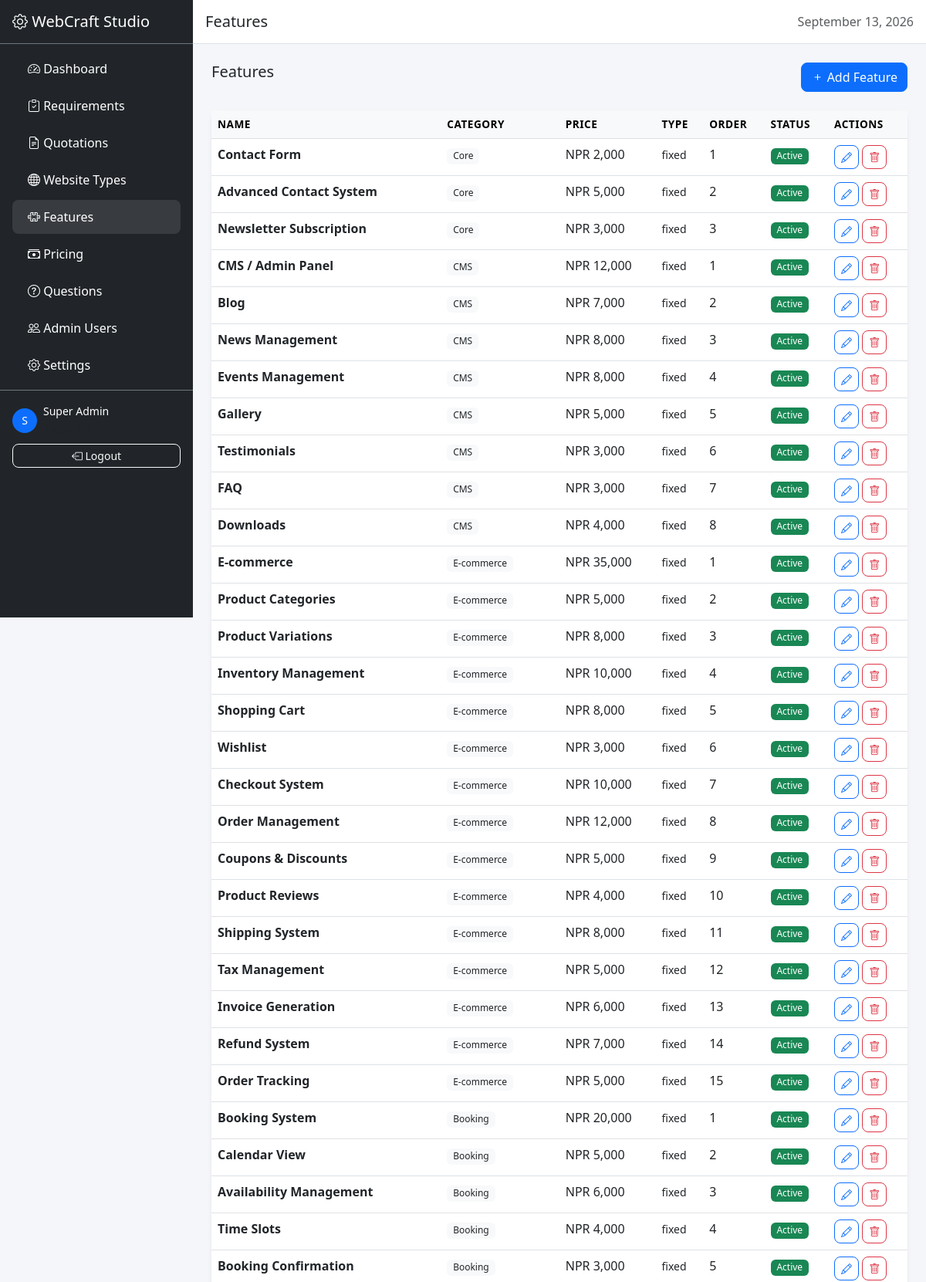
Screenshot of /admin/features.php (signed in, upper part) with the database file from the repository.
### tables this page shows
CREATE TABLE `features` (
    `id` INT UNSIGNED AUTO_INCREMENT PRIMARY KEY,
    `category_id` INT UNSIGNED NOT NULL,
    `name` VARCHAR(150) NOT NULL,
    `slug` VARCHAR(150) NOT NULL,
    `description` TEXT,
    `price` DECIMAL(12,2) DEFAULT 0.00,
    `pricing_type` ENUM('fixed','per_page','per_product','per_language','per_user_role','percentage','custom') DEFAULT 'fixed',
    `is_active` TINYINT(1) DEFAULT 1,
    `display_order` INT DEFAULT 0,
    `created_at` TIMESTAMP DEFAULT CURRENT_TIMESTAMP,
    `updated_at` TIMESTAMP DEFAULT CURRENT_TIMESTAMP ON UPDATE CURRENT_TIMESTAMP,
    UNIQUE KEY `uk_feature_slug` (`slug`),
    FOREIGN KEY (`category_id`) REFERENCES `feature_categories`(`id`)
);

CREATE TABLE `feature_categories` (
    `id` INT UNSIGNED AUTO_INCREMENT PRIMARY KEY,
    `name` VARCHAR(100) NOT NULL,
    `slug` VARCHAR(100) NOT NULL UNIQUE,
    `icon` VARCHAR(50),
    `display_order` INT DEFAULT 0,
    `is_active` TINYINT(1) DEFAULT 1,
    `created_at` TIMESTAMP DEFAULT CURRENT_TIMESTAMP
);

### includes/functions.php (called while the page is built, shortened)
<?php
require_once __DIR__ . '/../config/database.php';
function isLoggedIn() {
    return isset($_SESSION['admin_id']) && $_SESSION['admin_id'] > 0;
}
function getAdmin() {
    return db()->fetch("SELECT a.*, r.name as role_name, r.permissions FROM admins a JOIN admin_roles r ON a.role_id = r.id WHERE a.id = ?", [$_SESSION['admin_id']]);
}
function hasPermission($permission) {
    $admin = getAdmin();
    $perms = json_decode($admin['permissions'], true);
    if (isset($perms['all']) && $perms['all']) return true;
    return isset($perms[$permission]) && $perms[$permission];
}
function formatCurrency($amount) {
    $symbol = 'NPR';
    return $symbol . ' ' . number_format($amount, 0);
}

### config/database.php (called while the page is built, shortened)
<?php
class Database {
    private static $instance = null;
    private $pdo;
    private function __construct() {
        try {
            $host = getenv('DB_HOST') ?: null;
            $port = getenv('DB_PORT');
            $name = getenv('DB_NAME') ?: 'website_requirement_builder';
            $user = getenv('DB_USER') ?: 'root';
            $pass = getenv('DB_PASS') ?: '';
            if ($host) {
                $port = $port ?: '5432';
                $dsn = "pgsql:host={$host};port={$port};dbname={$name}";
                $this->pdo = new PDO(
                    $dsn,
                    $user,
                    $pass,
                    [
                        PDO::ATTR_ERRMODE => PDO::ERRMODE_EXCEPTION,
                        PDO::ATTR_DEFAULT_FETCH_MODE => PDO::FETCH_ASSOC,
                        PDO::ATTR_EMULATE_PREPARES => false
                    ]
                );
            } else {
                $dsn = "mysql:host=localhost;port=3306;dbname=website_requirement_builder;charset=utf8mb4";
                $this->pdo = new PDO(
                    $dsn,
                    $user,
                    $pass,
                    [
                        PDO::ATTR_ERRMODE => PDO::ERRMODE_EXCEPTION,
                        PDO::ATTR_DEFAULT_FETCH_MODE => PDO::FETCH_ASSOC,
                        PDO::ATTR_EMULATE_PREPARES => false
                    ]
                );
            }
        } catch (PDOException $e) {
            die('Database connection failed: ' . $e->getMessage());
        }
    }
    public static function getInstance() {
        if (self::$instance === null) {
            self::$instance = new self();
        }
        return self::$instance;
    }
    public function query($sql, $params = []) {
        $stmt = $this->pdo->prepare($sql);
        $stmt->execute($params);
        return $stmt;
    }
    public function fetch($sql, $params = []) {
        return $this->query($sql, $params)->fetch();
    }
    public function fetchAll($sql, $params = []) {
        return $this->query($sql, $params)->fetchAll();
    }
}
function db() {
    return Database::getInstance();
}

### admin/features.php (the view, shortened to what this page needs)
<?php
$pageTitle = 'Features';
require_once __DIR__ . '/../includes/functions.php';
$features = db()->fetchAll("SELECT f.*, fc.name as category_name FROM features f JOIN feature_categories fc ON f.category_id = fc.id ORDER BY fc.display_order, f.display_order, f.name");
require_once __DIR__ . '/../includes/header.php';
?>
<div class="d-flex justify-content-between mb-4">
    <h5>Features</h5>
    <button class="btn btn-primary" data-bs-toggle="modal" data-bs-target="#addModal"><i class="bi bi-plus"></i> Add Feature</button>
</div>
<div class="card border-0 shadow-sm">
    <div class="card-body p-0">
        <div class="table-responsive">
            <table class="table table-hover mb-0">
                <thead class="table-light">
                    <tr><th>Name</th><th>Category</th><th>Price</th><th>Type</th><th>Order</th><th>Status</th><th>Actions</th></tr>
                </thead>
                <tbody>
                    <?php foreach ($features as $f): ?>
                    <tr>
                        <td><strong><?= $f['name'] ?></strong></td>
                        <td><span class="badge bg-light text-dark"><?= $f['category_name'] ?></span></td>
                        <td><?= formatCurrency($f['price']) ?></td>
                        <td><small><?= $f['pricing_type'] ?></small></td>
                        <td><?= $f['display_order'] ?></td>
                        <td><?= $f['is_active'] ? '<span class="badge bg-success">Active</span>' : '<span class="badge bg-secondary">Off</span>' ?></td>
                        <td>
                            <button class="btn btn-sm btn-outline-primary edit-btn" data-json='<?= json_encode($f) ?>'><i class="bi bi-pencil"></i></button>
                            <form method="POST" class="d-inline" onsubmit="return confirm('Delete?')">
                                <button class="btn btn-sm btn-outline-danger"><i class="bi bi-trash"></i></button>
                            </form>
                        </td>
                    </tr>
                    <?php endforeach; ?>
                </tbody>
            </table>
        </div>
    </div>
</div>
<?php require_once __DIR__ . '/../includes/footer.php'; ?>

### includes/header.php (shortened to what this page needs)
<?php
require_once __DIR__ . '/functions.php';
$admin = getAdmin();
?>
<!DOCTYPE html>
<html lang="en">
<head>
    <link href="https://cdn.jsdelivr.net/npm/bootstrap@5.3.0/dist/css/bootstrap.min.css" rel="stylesheet">
    <link href="https://cdn.jsdelivr.net/npm/bootstrap-icons@1.10.0/font/bootstrap-icons.css" rel="stylesheet">
    <link href="<?= BASE_URL ?>/assets/css/admin.css" rel="stylesheet">
</head>
<body>
    <div class="d-flex">
        <nav class="sidebar bg-dark text-white" id="sidebar">
            <div class="p-3 border-bottom border-secondary">
                <h5 class="mb-0"><i class="bi bi-gear"></i> <?= APP_NAME ?></h5>
            </div>
            <ul class="nav flex-column p-2">
                <li class="nav-item">
                    <a class="nav-link text-white <?= basename($_SERVER['PHP_SELF']) == 'dashboard.php' ? 'active' : '' ?>" href="<?= BASE_URL ?>/admin/dashboard.php">
                        <i class="bi bi-speedometer2"></i> Dashboard
                    </a>
                </li>
                <li class="nav-item">
                    <a class="nav-link text-white <?= basename($_SERVER['PHP_SELF']) == 'requirements.php' ? 'active' : '' ?>" href="<?= BASE_URL ?>/admin/requirements.php">
                        <i class="bi bi-clipboard-check"></i> Requirements
                    </a>
                </li>
                <li class="nav-item">
                    <a class="nav-link text-white <?= basename($_SERVER['PHP_SELF']) == 'quotations.php' ? 'active' : '' ?>" href="<?= BASE_URL ?>/admin/quotations.php">
                        <i class="bi bi-file-earmark-text"></i> Quotations
                    </a>
                </li>
                <?php if (hasPermission('pricing')): ?>
                <li class="nav-item">
                    <a class="nav-link text-white <?= basename($_SERVER['PHP_SELF']) == 'website-types.php' ? 'active' : '' ?>" href="<?= BASE_URL ?>/admin/website-types.php">
                        <i class="bi bi-globe"></i> Website Types
                    </a>
                </li>
                <li class="nav-item">
                    <a class="nav-link text-white <?= basename($_SERVER['PHP_SELF']) == 'features.php' ? 'active' : '' ?>" href="<?= BASE_URL ?>/admin/features.php">
                        <i class="bi bi-puzzle"></i> Features
                    </a>
                </li>
                <li class="nav-item">
                    <a class="nav-link text-white <?= basename($_SERVER['PHP_SELF']) == 'pricing.php' ? 'active' : '' ?>" href="<?= BASE_URL ?>/admin/pricing.php">
                        <i class="bi bi-cash-stack"></i> Pricing
                    </a>
                </li>
                <li class="nav-item">
                    <a class="nav-link text-white <?= basename($_SERVER['PHP_SELF']) == 'questions.php' ? 'active' : '' ?>" href="<?= BASE_URL ?>/admin/questions.php">
                        <i class="bi bi-question-circle"></i> Questions
                    </a>
                </li>
                <?php endif; ?>
                <li class="nav-item">
                    <a class="nav-link text-white <?= basename($_SERVER['PHP_SELF']) == 'users.php' ? 'active' : '' ?>" href="<?= BASE_URL ?>/admin/users.php">
                        <i class="bi bi-people"></i> Admin Users
                    </a>
                </li>
                <li class="nav-item">
                    <a class="nav-link text-white <?= basename($_SERVER['PHP_SELF']) == 'settings.php' ? 'active' : '' ?>" href="<?= BASE_URL ?>/admin/settings.php">
                        <i class="bi bi-gear"></i> Settings
                    </a>
                </li>
            </ul>
            <div class="mt-auto p-3 border-top border-secondary">
                <div class="d-flex align-items-center mb-2">
                    <div class="bg-primary rounded-circle d-flex align-items-center justify-content-center" style="width:32px;height:32px;">
                        <small><?= strtoupper(substr($admin['name'], 0, 1)) ?></small>
                    </div>
                    <div class="ms-2">
                        <small class="d-block"><?= $admin['name'] ?></small>
                        <small class="text-muted"><?= $admin['role_name'] ?></small>
                    </div>
                </div>
                <a href="<?= BASE_URL ?>/admin/logout.php" class="btn btn-outline-light btn-sm w-100">
                    <i class="bi bi-box-arrow-left"></i> Logout
                </a>
            </div>
        </nav>
        <main class="flex-grow-1">
            <div class="bg-white border-bottom p-3 d-flex align-items-center">
                <h5 class="mb-0 flex-grow-1"><?= $pageTitle ?? 'Dashboard' ?></h5>
                <span class="text-muted"><?= date('F j, Y') ?></span>
            </div>
            <div class="p-4">

### assets/css/admin.css (style rules this page uses)
:root { --sidebar-width: 250px; }
body { background: #f4f6f9; font-family: 'Segoe UI', Tahoma, Geneva, Verdana, sans-serif; }
.sidebar { width: var(--sidebar-width); min-height: 100vh; position: fixed; top: 0; left: 0; z-index: 100; transition: transform 0.3s; overflow-y: auto; }
.sidebar .nav-link { padding: 10px 20px; border-radius: 8px; margin: 2px 8px; transition: all 0.2s; }
.sidebar .nav-link:hover, .sidebar .nav-link.active { background: rgba(255,255,255,0.1); }
main { margin-left: var(--sidebar-width); min-height: 100vh; }
.card { border-radius: 12px; }
.table th { font-weight: 600; font-size: 0.85rem; text-transform: uppercase; letter-spacing: 0.5px; }
.badge { font-weight: 500; }
.btn { border-radius: 8px; }

### rows the page displays
features: name "Contact Form", category.name "Core", price "NPR 2,000", pricing_type "fixed", display_order "1", is_active "Active"
features: name "Advanced Contact System", category.name "Core", price "NPR 5,000", pricing_type "fixed", display_order "2", is_active "Active"
features: name "Newsletter Subscription", category.name "Core", price "NPR 3,000", pricing_type "fixed", display_order "3", is_active "Active"
features: name "CMS / Admin Panel", category.name "CMS", price "NPR 12,000", pricing_type "fixed", display_order "1", is_active "Active"
features: name "Blog", category.name "CMS", price "NPR 7,000", pricing_type "fixed", display_order "2", is_active "Active"
features: name "News Management", category.name "CMS", price "NPR 8,000", pricing_type "fixed", display_order "3", is_active "Active"
features: name "Events Management", category.name "CMS", price "NPR 8,000", pricing_type "fixed", display_order "4", is_active "Active"
features: name "Gallery", category.name "CMS", price "NPR 5,000", pricing_type "fixed", display_order "5", is_active "Active"
features: name "Testimonials", category.name "CMS", price "NPR 3,000", pricing_type "fixed", display_order "6", is_active "Active"
features: name "FAQ", category.name "CMS", price "NPR 3,000", pricing_type "fixed", display_order "7", is_active "Active"
features: name "Downloads", category.name "CMS", price "NPR 4,000", pricing_type "fixed", display_order "8", is_active "Active"
features: name "E-commerce", category.name "E-commerce", price "NPR 35,000", pricing_type "fixed", display_order "1", is_active "Active"
features: name "Product Categories", category.name "E-commerce", price "NPR 5,000", pricing_type "fixed", display_order "2", is_active "Active"
features: name "Product Variations", category.name "E-commerce", price "NPR 8,000", pricing_type "fixed", display_order "3", is_active "Active"
features: name "Inventory Management", category.name "E-commerce", price "NPR 10,000", pricing_type "fixed", display_order "4", is_active "Active"
features: name "Shopping Cart", category.name "E-commerce", price "NPR 8,000", pricing_type "fixed", display_order "5", is_active "Active"
features: name "Wishlist", category.name "E-commerce", price "NPR 3,000", pricing_type "fixed", display_order "6", is_active "Active"
features: name "Checkout System", category.name "E-commerce", price "NPR 10,000", pricing_type "fixed", display_order "7", is_active "Active"
features: name "Order Management", category.name "E-commerce", price "NPR 12,000", pricing_type "fixed", display_order "8", is_active "Active"
features: name "Coupons & Discounts", category.name "E-commerce", price "NPR 5,000", pricing_type "fixed", display_order "9", is_active "Active"
features: name "Product Reviews", category.name "E-commerce", price "NPR 4,000", pricing_type "fixed", display_order "10", is_active "Active"
features: name "Shipping System", category.name "E-commerce", price "NPR 8,000", pricing_type "fixed", display_order "11", is_active "Active"
features: name "Tax Management", category.name "E-commerce", price "NPR 5,000", pricing_type "fixed", display_order "12", is_active "Active"
features: name "Invoice Generation", category.name "E-commerce", price "NPR 6,000", pricing_type "fixed", display_order "13", is_active "Active"
features: name "Refund System", category.name "E-commerce", price "NPR 7,000", pricing_type "fixed", display_order "14", is_active "Active"
features: name "Order Tracking", category.name "E-commerce", price "NPR 5,000", pricing_type "fixed", display_order "15", is_active "Active"
features: name "Booking System", category.name "Booking", price "NPR 20,000", pricing_type "fixed", display_order "1", is_active "Active"
features: name "Calendar View", category.name "Booking", price "NPR 5,000", pricing_type "fixed", display_order "2", is_active "Active"
features: name "Availability Management", category.name "Booking", price "NPR 6,000", pricing_type "fixed", display_order "3", is_active "Active"
features: name "Time Slots", category.name "Booking", price "NPR 4,000", pricing_type "fixed", display_order "4", is_active "Active"
features: name "Booking Confirmation", category.name "Booking", price "NPR 3,000", pricing_type "fixed", display_order "5", is_active "Active"

### other values shown
APP_NAME "WebCraft Studio"
substr($admin['name'], 0, 1) "S"
$admin['name'] "Super Admin"
$pageTitle "Features"
